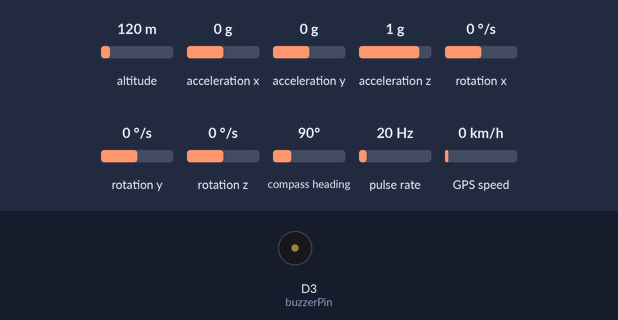
Bench run of a sketch on a simulated ESP8266 (NodeMCU). On the bench: buzzer (waves = sounding, pin HIGH). Wiring (inferred from the names in the program): pulse sensor: data D8; MPU-6050 motion sensor at I2C address 0x68. Inputs (shaded band) come from the test bench; at power-on: acceleration z 1 g, altitude 120 m, acceleration x 0 g, acceleration y 0 g, rotation x 0 °/s, rotation y 0 °/s, rotation z 0 °/s, compass heading 90°, pulse rate 20 Hz, GPS speed 0 km/h. WiFi joins after 1.5 s; servers stay silent unless stated; network time is answered at once with the bench clock; the local clock reads 2024-03-15 10:24:30 at power-on unless the sketch sets it; the GPS gets a fix after 3 s at 37.7749, -122.4194 with 8 satellites; what the sketch prints to the serial monitor is not drawn.

Above: at 2.8 s.
2.9 s: acceleration z set to -1.4 g
At 4.0 s:
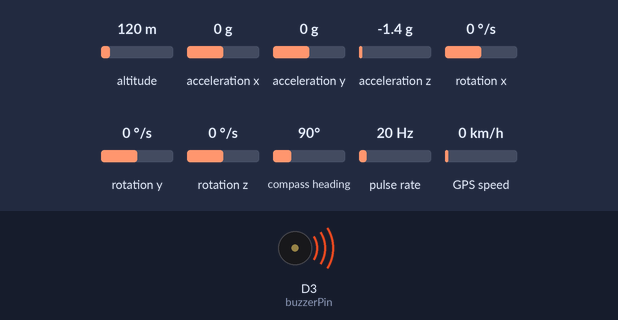
Timing chart, 0 to 5.9 s (numbered marks = the images above; inputs shaded):
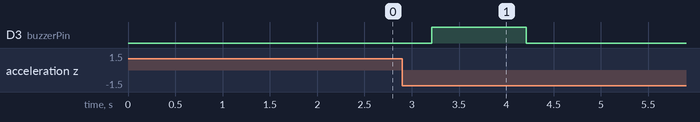

Measured:
- after the input at 2.9 s, D3 (buzzerPin): LOW → HIGH after 0.31 s, → LOW 1.0 s later

The sketch:

BUS-BLACKBOX-SYSYEM-FINAL-CODE.ino
```cpp
#include <ArduinoJson.h>
#include <TinyGPS++.h>
#include <SoftwareSerial.h>
#include <ESP8266WiFi.h>
#include <NTPClient.h>
#include <WiFiUdp.h>
#include <FirebaseArduino.h>
#include <Wire.h>

#define WIFI_SSID "Raminda_rulzz_"
#define WIFI_PASSWORD "Raminda@123"
#define FIREBASE_HOST "nodemcu5575-default-rtdb.asia-southeast1.firebasedatabase.app"
#define FIREBASE_AUTH "HWrrY1F1QjJrkKZkwgQgXaCia56yK6JefnoJ6r0F"

TinyGPSPlus gps;
SoftwareSerial SerialGPS(4, 5);

WiFiUDP ntpUDP;
NTPClient timeClient(ntpUDP, "pool.ntp.org");
String epochTime;
String tt, message;
float Latitude, Longitude;
double speed;
unsigned long lastTime = 0;
unsigned long timerDelay = 60000;
int sta;
const int sensorPin = D8;          // Speed sensor pin
const uint8_t scl = D6, sda = D7;  // MPU6050 I2C pins
const uint8_t buzzerPin = D3;      // Buzzer pin for acceleration spike

unsigned long previousMillis = 0;
const long interval = 5000;  // 5-second interval for speed calculation
volatile int pulseCount = 0;
bool accelerationSpike = false;
int T;
// MPU6050 Slave Device Address
const uint8_t MPU6050SlaveAddress = 0x68;

// MPU6050 configurations
const uint8_t MPU6050_REGISTER_SMPLRT_DIV = 0x19;
const uint8_t MPU6050_REGISTER_USER_CTRL = 0x6A;
const uint8_t MPU6050_REGISTER_PWR_MGMT_1 = 0x6B;
const uint8_t MPU6050_REGISTER_PWR_MGMT_2 = 0x6C;
const uint8_t MPU6050_REGISTER_CONFIG = 0x1A;
const uint8_t MPU6050_REGISTER_GYRO_CONFIG = 0x1B;
const uint8_t MPU6050_REGISTER_ACCEL_CONFIG = 0x1C;
const uint8_t MPU6050_REGISTER_FIFO_EN = 0x23;
const uint8_t MPU6050_REGISTER_INT_ENABLE = 0x38;
const uint8_t MPU6050_REGISTER_ACCEL_XOUT_H = 0x3B;
const uint8_t MPU6050_REGISTER_SIGNAL_PATH_RESET = 0x68;

// sensitivity scale factor respective to full scale setting provided in datasheet
const uint16_t AccelScaleFactor = 16384;
const uint16_t GyroScaleFactor = 131;

double lastAx = 0, lastAy = 0, lastAz = 0;
int16_t AccelX, AccelY, AccelZ, Temperature, GyroX, GyroY, GyroZ;

unsigned long spikeTimestamp = 0;
const long spikeDuration = 5000;  // Duration to keep the spike status as true in milliseconds


void IRAM_ATTR sensorInterrupt() {
  pulseCount++;
}

void setup() {

  Serial.begin(9600);
  // SerialGPS.begin(9600);
  pinMode(sensorPin, INPUT_PULLUP);
  pinMode(buzzerPin, OUTPUT);
  attachInterrupt(digitalPinToInterrupt(sensorPin), sensorInterrupt, FALLING);
  Wire.begin(sda, scl);
  MPU6050_Init();
  WiFi.begin(WIFI_SSID, WIFI_PASSWORD);
  Serial.print("Connecting to Wi-Fi");
  while (WiFi.status() != WL_CONNECTED) {
    Serial.print(".");
    delay(300);
  }
  Serial.println();
  Serial.print("Connected with IP: ");
  Serial.println(WiFi.localIP());
  Serial.println();
  timeClient.begin();
  timeClient.setTimeOffset(0);
  timeClient.update();
  epochTime = timeClient.getEpochTime();
  Serial.println(epochTime);
  Firebase.begin(FIREBASE_HOST, FIREBASE_AUTH);
}

void loop() {

  epochTime = timeClient.getEpochTime();
  tt = epochTime + "000";

  if ((millis() - lastTime) > timerDelay) {       // One min time delay
    pushData();
    lastTime = millis();
  }


  /////////////////////////////////////////////////////////////

  while (SerialGPS.available() > 0)
    if (gps.encode(SerialGPS.read())) {
      if (gps.location.isValid()) {
        Latitude = gps.location.lat();
        Serial.print("Latitude : ");
        Serial.println(Latitude);
        Longitude = gps.location.lng();
        Serial.print("Longitude : ");
        Serial.println(Longitude);
        Firebase.setFloat("/blackbox_values/lat", Latitude);
        Firebase.setFloat("/blackbox_values/lng", Longitude);
      }
    }

  Firebase.setFloat("/blackbox_values/lat", Latitude);
  Firebase.setFloat("/blackbox_values/lng", Longitude);

  unsigned long currentMillis = millis();

  // Read accelerometer and temperature values continuously
  Read_RawValue(MPU6050SlaveAddress, MPU6050_REGISTER_ACCEL_XOUT_H);
  double Ax = (double)AccelX / AccelScaleFactor;
  double Ay = (double)AccelY / AccelScaleFactor;
  double Az = (double)AccelZ / AccelScaleFactor;
  T = (int)Temperature / 340 + 36.53;  // Temperature formula
  Serial.print("T : ");
  Serial.println(T);
  Firebase.setInt("/blackbox_values/bus_temperature", T);

  if (T > 50 && sta == 0) {
    sta = 1;
    message = "FIRE DETECTED!!";
    notfy();
  } else if (T < 50 && sta == 1) {
    sta = 0;
  }

  if (T > 50 && sta == 0) {
    sta = 1;
    pushData();
  } else if (T < 50 && sta == 1) {
    sta = 0;
  }

  // Detect acceleration spikes continuously
  bool currentAccelerationSpike = abs(Ax - lastAx) > 1.5 || abs(Ay - lastAy) > 1.5 || abs(Az - lastAz) > 1.5;
  if (currentAccelerationSpike) {
    spikeTimestamp = currentMillis;  // Update the timestamp of the last spike
    digitalWrite(buzzerPin, HIGH);
    delay(1000);  // Adjust duration as needed
    digitalWrite(buzzerPin, LOW);
  }
  if (currentMillis - spikeTimestamp <= spikeDuration) {
    accelerationSpike = true;
    Firebase.setBool("/blackbox_values/acceleration_spike", accelerationSpike);
    message = "ACCIDENT DETECTED !!";
    notfy();
    if (accelerationSpike == true &&sta == 0) {
      sta = 1;
      pushData();
    } else if (accelerationSpike == false &&sta == 1) {
      sta = 0;
    }
  } else {
    accelerationSpike = currentAccelerationSpike;
    Firebase.setBool("/blackbox_values/acceleration_spike", accelerationSpike);
  }

  // Update the last accelerometer readings
  lastAx = Ax;
  lastAy = Ay;
  lastAz = Az;

  // Perform speed calculation at the specified interval
  if (currentMillis - previousMillis >= interval) {
    previousMillis = currentMillis;
    detachInterrupt(sensorPin);

    double circumference = 3.14159265358979323846 * 25;  // Circumference in mm
    double revolutions = pulseCount / 20.0;
    double distance = revolutions * circumference / 1000000;  // Distance in km
    speed = distance / (5.0 / 3600);                          // Speed in km/h

    if (speed > 2 && sta == 0) {
      sta = 1;
      message = "FIRE DETECTED!!";
      notfy();
    } else if (speed < 2 && sta == 1) {
      sta = 0;
    }

    if (speed > 2 && sta == 0) {
      sta = 1;
      pushData();
    } else if (speed < 2 && sta == 1) {
      sta = 0;
    }

    Firebase.setFloat("/blackbox_values/speed", speed);
    Serial.print("Speed: ");
    Serial.print(speed);
    Serial.println(" km/h");
    // Reset pulse count for the next speed calculation
    pulseCount = 0;
    attachInterrupt(digitalPinToInterrupt(sensorPin), sensorInterrupt, FALLING);
  }

  // Optionally, you can print the accelerometer and temperature data outside the speed calculation block for continuous monitoring
  Serial.print("Ax: ");
  Serial.print(Ax);
  Serial.print(" Ay: ");
  Serial.print(Ay);
  Serial.print(" Az: ");
  Serial.print(Az);
  Serial.print(" T: ");
  Serial.println(T);
}

void MPU6050_Init() {
  delay(150);
  I2C_Write(MPU6050SlaveAddress, MPU6050_REGISTER_SMPLRT_DIV, 0x07);
  I2C_Write(MPU6050SlaveAddress, MPU6050_REGISTER_PWR_MGMT_1, 0x01);
  I2C_Write(MPU6050SlaveAddress, MPU6050_REGISTER_PWR_MGMT_2, 0x00);
  I2C_Write(MPU6050SlaveAddress, MPU6050_REGISTER_CONFIG, 0x00);
  I2C_Write(MPU6050SlaveAddress, MPU6050_REGISTER_GYRO_CONFIG, 0x00);   // set +/-250 degree/second full scale
  I2C_Write(MPU6050SlaveAddress, MPU6050_REGISTER_ACCEL_CONFIG, 0x00);  // set +/- 2g full scale
  I2C_Write(MPU6050SlaveAddress, MPU6050_REGISTER_FIFO_EN, 0x00);
  I2C_Write(MPU6050SlaveAddress, MPU6050_REGISTER_INT_ENABLE, 0x01);
  I2C_Write(MPU6050SlaveAddress, MPU6050_REGISTER_SIGNAL_PATH_RESET, 0x00);
  I2C_Write(MPU6050SlaveAddress, MPU6050_REGISTER_USER_CTRL, 0x00);
}

void I2C_Write(uint8_t deviceAddress, uint8_t regAddress, uint8_t data) {
  Wire.beginTransmission(deviceAddress);
  Wire.write(regAddress);
  Wire.write(data);
  Wire.endTransmission();
}

// Read all 14 registers
void Read_RawValue(uint8_t deviceAddress, uint8_t regAddress) {
  Wire.beginTransmission(deviceAddress);
  Wire.write(regAddress);
  Wire.endTransmission();
  Wire.requestFrom(deviceAddress, (uint8_t)14);
  AccelX = (((int16_t)Wire.read() << 8) | Wire.read());
  AccelY = (((int16_t)Wire.read() << 8) | Wire.read());
  AccelZ = (((int16_t)Wire.read() << 8) | Wire.read());
  Temperature = (((int16_t)Wire.read() << 8) | Wire.read());
  GyroX = (((int16_t)Wire.read() << 8) | Wire.read());
  GyroY = (((int16_t)Wire.read() << 8) | Wire.read());
  GyroZ = (((int16_t)Wire.read() << 8) | Wire.read());
}
void pushData() {
  StaticJsonBuffer<200> jsonBuffer2;
  JsonObject& obj2 = jsonBuffer2.createObject();
  obj2["acceleration_spike"] = accelerationSpike;
  obj2["bus_temperature"] = T;
  obj2["busno"] = "PN 2134";
  obj2["lat"] = 6.819866752601754;  //replace with - Latitude
  obj2["lng"] = 80.03957133876045;  //replace with - Longitude
  obj2["speed"] = speed;
  obj2["timestamp"] = tt;
  Firebase.set("/history/" + tt + "", obj2);
}
void notfy() {
  Firebase.setString("/notification/message", message);
  Firebase.setBool("/notification/istrue", true);
}
```
